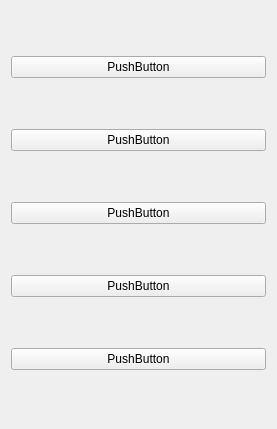
<?xml version="1.0" encoding="UTF-8"?>
<ui version="4.0">
 <class>FiltersWindow</class>
 <widget class="QWidget" name="FiltersWindow">
  <property name="geometry">
   <rect>
    <x>0</x>
    <y>0</y>
    <width>277</width>
    <height>429</height>
   </rect>
  </property>
  <property name="windowTitle">
   <string>Form</string>
  </property>
  <layout class="QVBoxLayout" name="verticalLayout">
   <item>
    <widget class="QPushButton" name="pushButton_2">
     <property name="text">
      <string>PushButton</string>
     </property>
    </widget>
   </item>
   <item>
    <widget class="QPushButton" name="pushButton">
     <property name="text">
      <string>PushButton</string>
     </property>
    </widget>
   </item>
   <item>
    <widget class="QPushButton" name="pushButton_3">
     <property name="text">
      <string>PushButton</string>
     </property>
    </widget>
   </item>
   <item>
    <widget class="QPushButton" name="pushButton_4">
     <property name="text">
      <string>PushButton</string>
     </property>
    </widget>
   </item>
   <item>
    <widget class="QPushButton" name="pushButton_5">
     <property name="text">
      <string>PushButton</string>
     </property>
    </widget>
   </item>
  </layout>
 </widget>
 <resources/>
 <connections/>
</ui>
